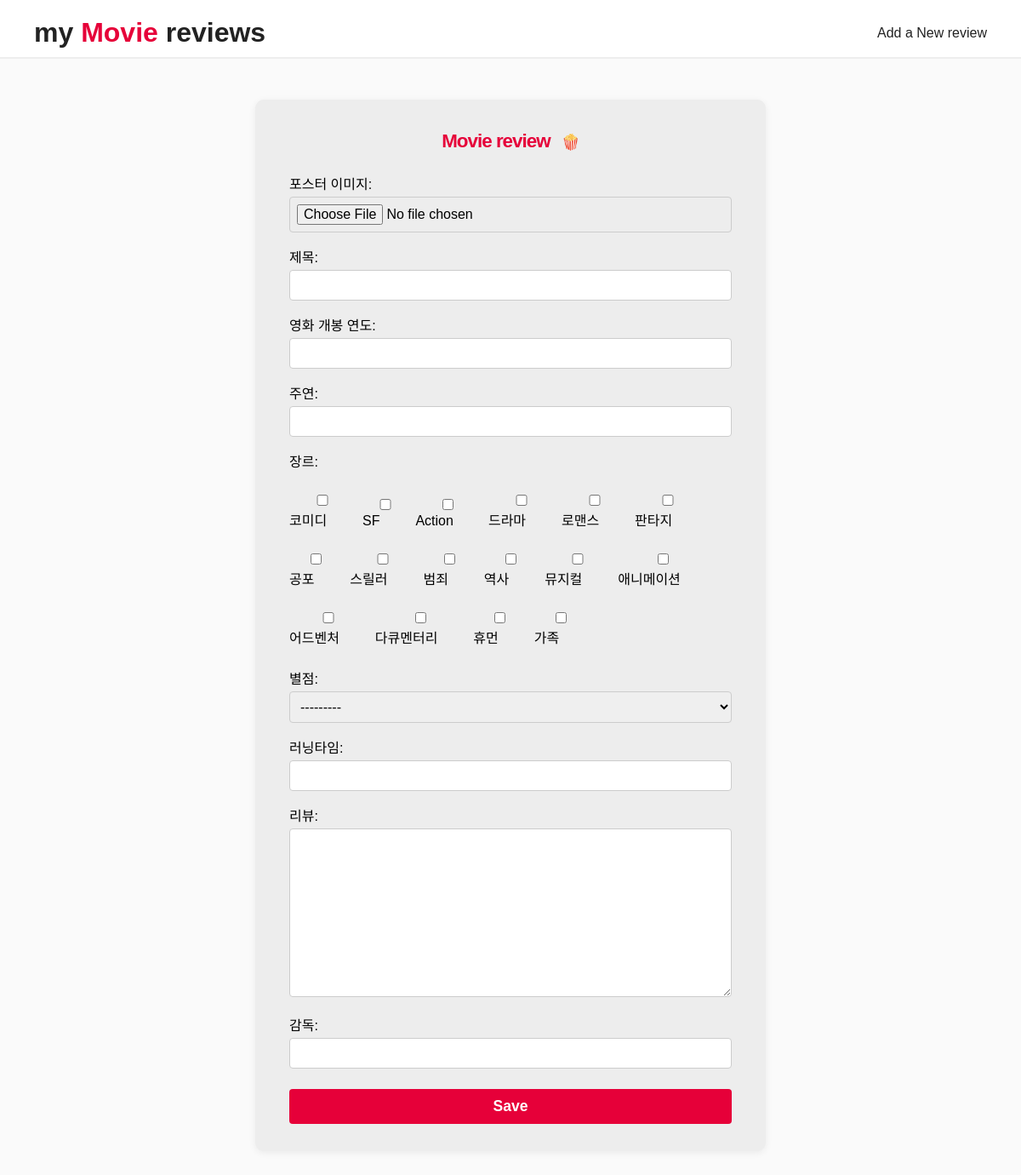
Page /review/create/ on the committed database.
### review/models.py (models this page shows, shortened)
class Genre(models.Model):
    name = models.CharField(max_length=30, unique=True, verbose_name='장르명')
    class Meta:
        verbose_name = '장르'
        verbose_name_plural = '장르들'

### review/views.py (the view, shortened to what this page needs)
# urls.py: path('review/create/', views.review_create, name='review_create'),
def review_create(request):
    genres = Genre.objects.all()
    form = ReviewForm(request.POST or None, request.FILES or None)
    errors = None
    return render(request, 'review_create.html', {'form': form, 'genres': genres, 'errors': errors})

### review/forms.py
class ReviewForm(forms.ModelForm):
    class Meta:
        model = Review
        fields = ['title', 'year', 'director', 'main_actor', 'genre', 'rating', 'running_time', 'content', 'image']

### review/templates/review_create.html (shortened to what this page needs)
<!DOCTYPE html>
<html lang="ko">
<head>
</head>
<body>
    <div class="navbar">
        <a href="/" class="logo">my <span>Movie</span> reviews</a>
        <a href="/review/create/" class="add-review">Add a New review</a>
    </div>
    <div class="form-container">
        <div class="form-title">Movie review <span>🍿</span></div>
        <form method="post" enctype="multipart/form-data">
            <label>포스터 이미지: {{ form.image }}</label>
            <label>제목: {{ form.title }}</label>
            <label>영화 개봉 연도: {{ form.year }}</label>
            <label>주연: {{ form.main_actor }}</label>
            <label>장르:</label>
            <div style="margin-top: 8px; margin-bottom: 16px;">
                {% for genre in genres %}
                <label style="display: inline-block; margin-right: 12px; margin-bottom: 8px; font-weight: normal;">
                    <input type="checkbox" name="genre" value="{{ genre.id }}"
                        style="margin-right: 4px;">
                    {{ genre.name }}
                </label>
                {% endfor %}
            </div>
            <label>별점: {{ form.rating }}</label>
            <label>러닝타임: {{ form.running_time }}</label>
            <label>리뷰: {{ form.content }}</label>
            <label>감독: {{ form.director }}</label>
            <button type="submit" class="form-btn">Save</button>
        </form>
    </div>
</body>
</html>

### review/templates/review_create.html (style rules this page uses)
body { background: #fafafa; margin: 0; font-family: 'Noto Sans KR', sans-serif; }
.navbar { display: flex; justify-content: space-between; align-items: center; border-bottom: 2px solid #eee; padding: 20px 40px 10px 40px; background: #fff; }
.logo { font-size: 2rem; font-weight: 700; text-decoration: none; color: #222; }
.logo span { color: #e60039; }
.add-review { color: #222; text-decoration: none; font-size: 1rem; }
.form-container { max-width: 520px; margin: 48px auto; background: #ededed; border-radius: 10px; padding: 36px 40px 32px 40px; box-shadow: 0 2px 8px #0001; }
.form-title { text-align: center; font-size: 1.4rem; font-weight: 700; color: #e60039; margin-bottom: 24px; letter-spacing: -1px; }
.form-title span { color: #222; font-weight: 500; margin-left: 8px; font-size: 1.1rem; }
form label { display: block; margin-top: 16px; font-weight: 500; }
form input, form select, form textarea { width: 100%; margin-top: 4px; padding: 8px; border: 1px solid #ccc; border-radius: 4px; font-size: 1rem; box-sizing: border-box; }
form textarea { min-height: 100px; resize: vertical; }
.form-btn { margin-top: 24px; width: 100%; padding: 10px 0; background: #e60039; color: #fff; border: none; border-radius: 4px; font-size: 1.1rem; font-weight: 600; cursor: pointer; }

### rows in the picture
Genre: name "코미디"
Genre: name "SF"
Genre: name "Action"
Genre: name "드라마"
Genre: name "로맨스"
Genre: name "판타지"
Genre: name "공포"
Genre: name "스릴러"
Genre: name "범죄"
Genre: name "역사"
Genre: name "뮤지컬"
Genre: name "애니메이션"
Genre: name "어드벤처"
Genre: name "다큐멘터리"
Genre: name "휴먼"
Genre: name "가족"
